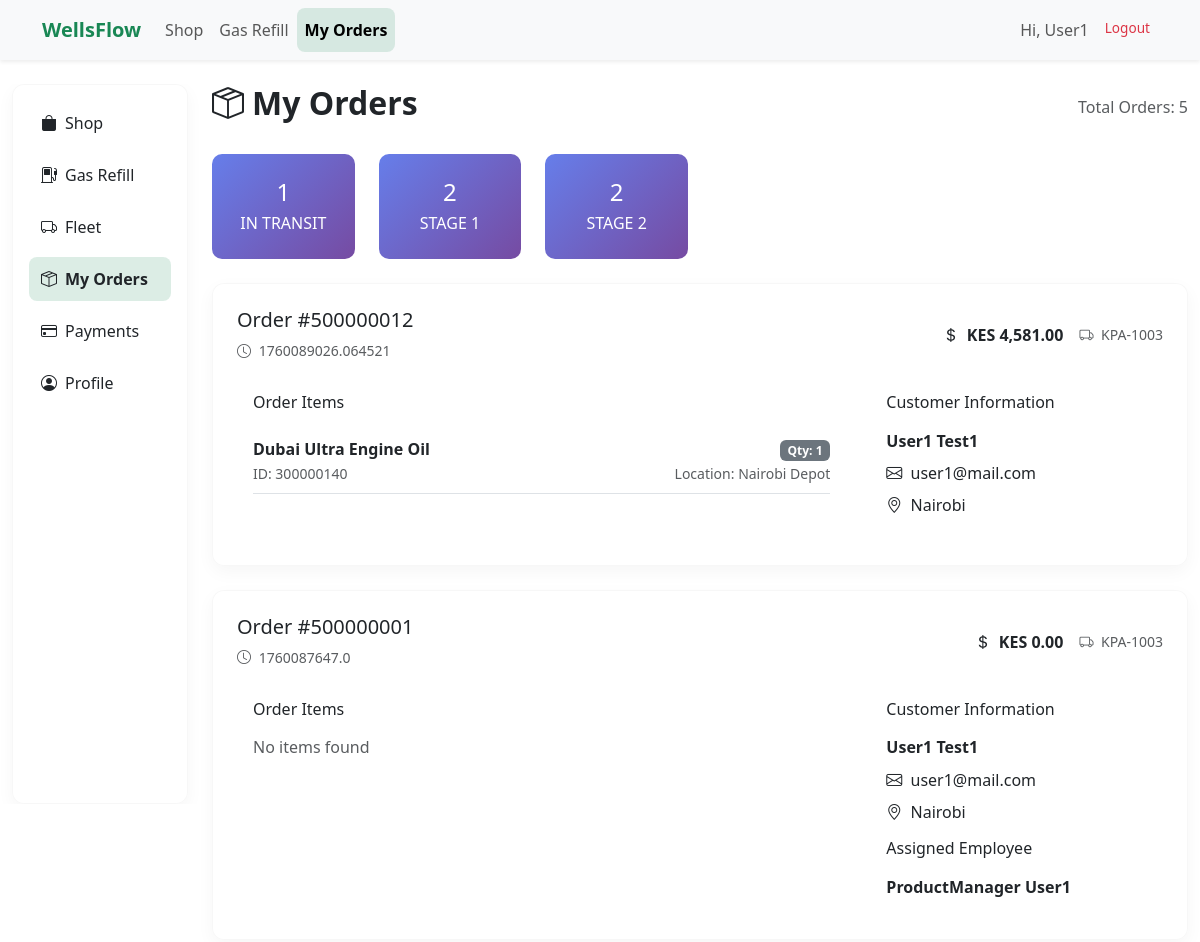
Before: /vieworders (signed in, upper part) with the older database file.
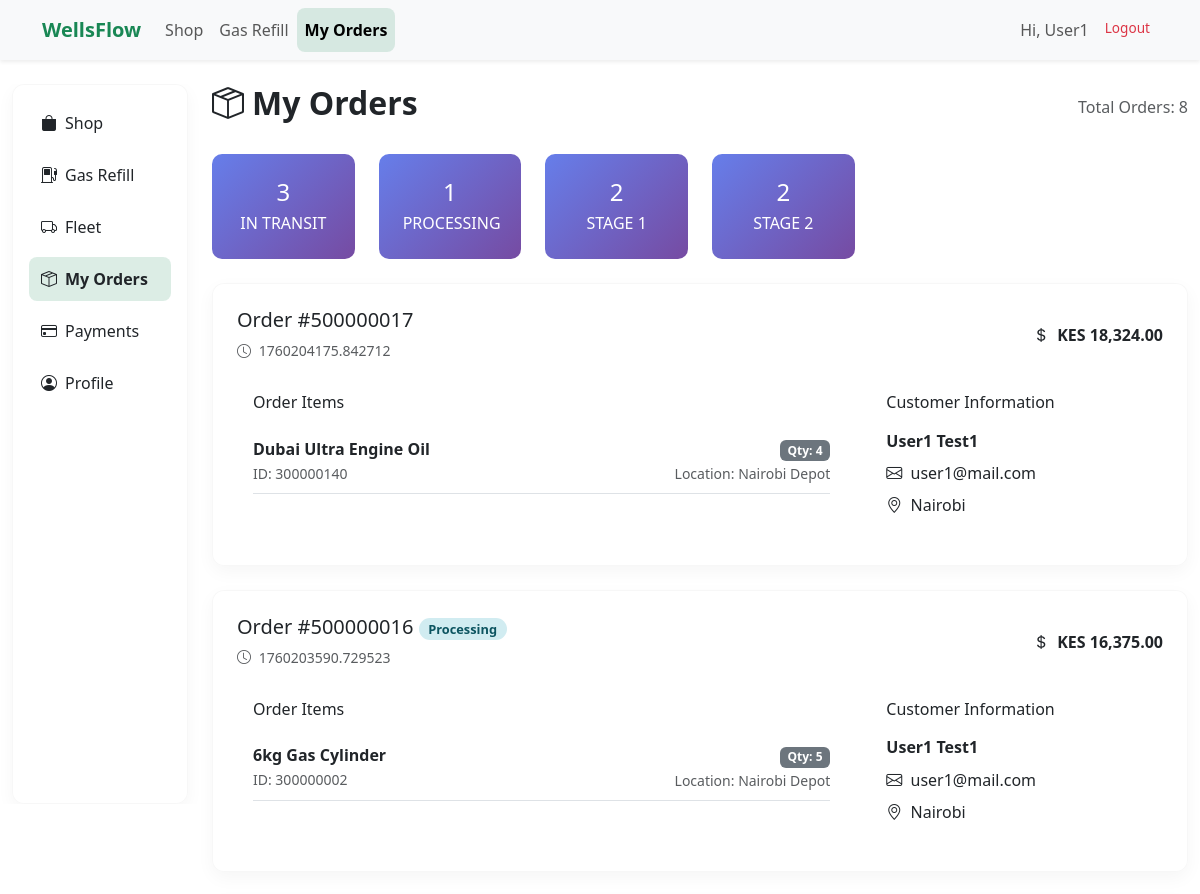
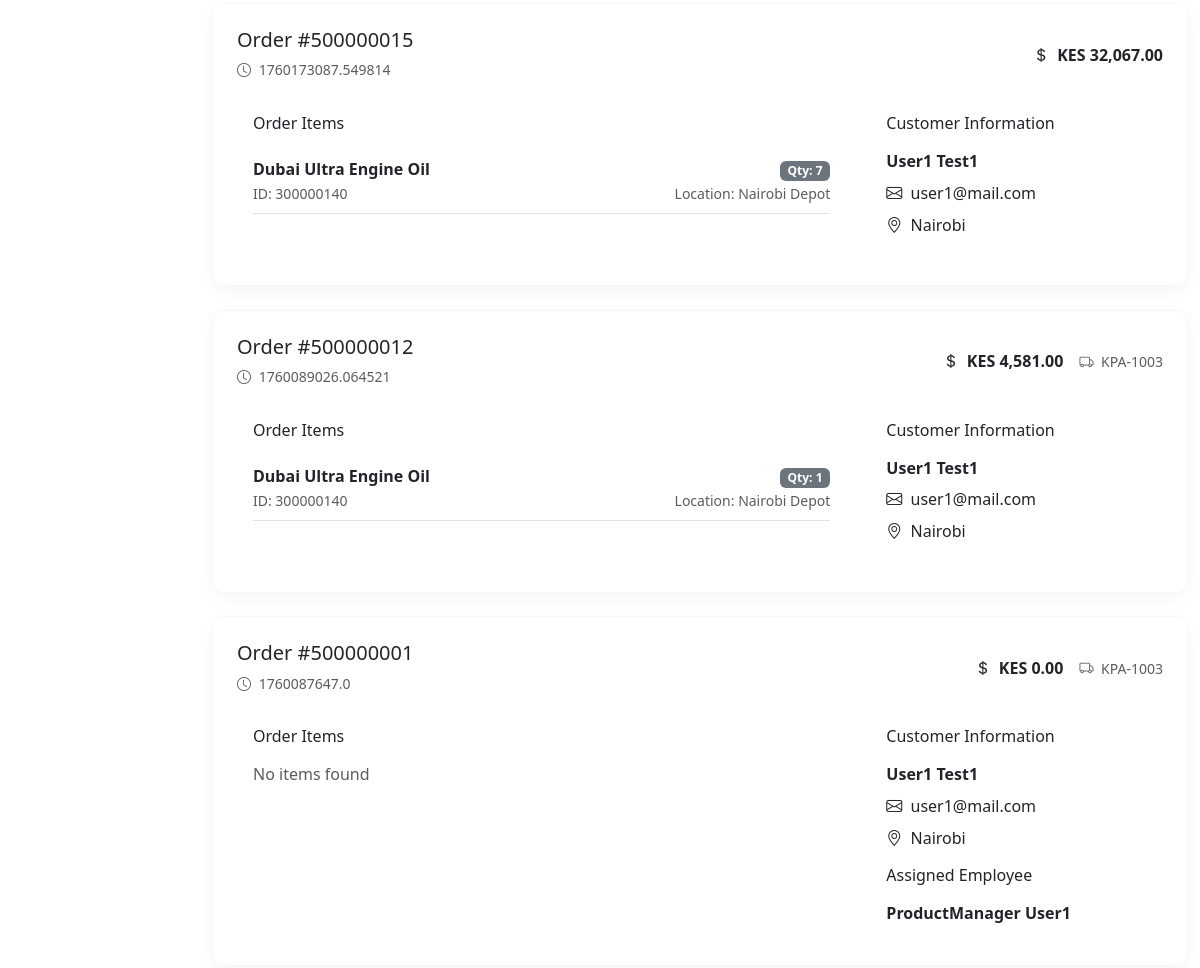
After: the same page with the newer database file (2 pictures, top to bottom).
### models.py (models this page shows, shortened)
class User(UserMixin, db.Model):
    __tablename__ = "Users"  # Match DB table
    id = db.Column(db.Integer, primary_key=True)
    fname = db.Column(db.String(50))
    lname = db.Column(db.String(50))
    email = db.Column(db.String(120), unique=True, nullable=False)
    phone = db.Column(db.String(15))
    password_hash = db.Column(db.String(128))
    role = db.Column(db.String(50), default="customer")

class Order(db.Model):
    __tablename__ = "Orders"  # ✅ match DB
    id = db.Column(db.Integer, primary_key=True)
    customer_id = db.Column(db.Integer, db.ForeignKey("Users.id"))
    product_id = db.Column(db.Integer, db.ForeignKey("Products.id"))
    status = db.Column(db.String(50), default="Received")

class Fleet(db.Model):
    __tablename__ = "Fleet"  # ✅ match DB
    id = db.Column(db.Integer, primary_key=True)
    name = db.Column(db.String(80), nullable=False)         # e.g., "Truck A"
    reg_no = db.Column(db.String(30), unique=True)          # e.g., "KAA 123A"
    category = db.Column(db.String(50))                     # e.g., Tanker, Trailer, Small Truck
    status = db.Column(db.String(30), default="available")  # available, in transit, service

class Product(db.Model):
    __tablename__ = "Products"  # ✅ match actual DB table
    id = db.Column(db.Integer, primary_key=True)
    name = db.Column(db.String(100), nullable=False)
    category = db.Column(db.String(50))
    price = db.Column(db.Float)
    stock = db.Column(db.Integer)

### tables this page shows
CREATE TABLE `Employees` (
    `employee_id` INTEGER PRIMARY KEY NOT NULL UNIQUE,
    `first_name` TEXT NOT NULL,
    `last_name` TEXT NOT NULL,
    `phone_number` INTEGER NOT NULL,
    `email` TEXT NOT NULL UNIQUE,
    `password` TEXT NOT NULL,
    `otp` TEXT NOT NULL,
    `otp_timestamp` REAL NOT NULL,
    `location` TEXT NOT NULL,
    `role` TEXT NOT NULL DEFAULT 'Customer',
    `status` TEXT NOT NULL DEFAULT 'Inactive',
    `last_login` REAL NOT NULL
);

### app.py (the view)
@app.route("/vieworders")
@login_required
def vieworders():
    conn = sqlite3.connect(shopfleetdb)
    conn.row_factory = sqlite3.Row
    cursor = conn.cursor()
    current_user_id = current_user.user_id
    cursor.execute("""
        SELECT o.*,
               u.first_name as customer_first_name,
               u.last_name as customer_last_name,
               u.email as customer_email,
               u.location as customer_location,
               e.first_name as employee_first_name,
               e.last_name as employee_last_name,
               f.registration_number as fleet_registration,
               c.status as cart_status
        FROM Orders o
        LEFT JOIN Cart c ON o.cart_id = c.cart_id
        LEFT JOIN Users u ON c.user_id = u.user_id
        LEFT JOIN Employees e ON o.employee_id = e.employee_id
        LEFT JOIN Fleet f ON o.fleet_id = f.fleet_id
        WHERE c.user_id = ?
        ORDER BY o.order_timestamp DESC
    """, (current_user_id,))
    orders = cursor.fetchall()
    processed_orders = []
    for order in orders:
        order_dict = dict(order)
        cart_status = order_dict.get('cart_status', '')
        parsed_items = []
        if 'Order_Items:' in cart_status:
            try:
                cart_details_str = cart_status.split('Order_Items:')[1]
                items = cart_details_str.split('; ')
                for item in items:
                    parsed_item = {
                        'name': 'Unknown',
                        'id': 'Unknown',
                        'quantity': '1',
                        'location': 'Unknown'
                    }
                    try:
                        if ' (ID: ' in item:
                            name_part = item.split(' (ID: ')[0]
                            parsed_item['name'] = name_part
                        if ' (ID: ' in item and ') x' in item:
                            id_part = item.split(' (ID: ')[1].split(') x')[0]
                            parsed_item['id'] = id_part
                        if ') x' in item and ' - Location: ' in item:
                            qty_loc_part = item.split(') x')[1]
                            if ' - Location: ' in qty_loc_part:
                                qty_part = qty_loc_part.split(' - Location: ')[0]
                                loc_part = qty_loc_part.split(' - Location: ')[1]
                                parsed_item['quantity'] = qty_part
                                parsed_item['location'] = loc_part
                            else:
                                parsed_item['quantity'] = qty_loc_part
                    except:
                        parsed_item['name'] = item
                    parsed_items.append(parsed_item)
            except:
                pass
        total_amount = 0
        for item in parsed_items:
            if item['id'] != 'Unknown' and str(item['id']).isdigit():
                try:
                    cursor.execute("""
                        SELECT retail_price FROM Products
                        WHERE product_id = ?
                    """, (int(item['id']),))
                    product = cursor.fetchone()
                    if product:
                        retail_price = product['retail_price']
                        quantity = int(item['quantity']) if str(item['quantity']).isdigit() else 1
                        total_amount += retail_price * quantity
                except ValueError:
                    continue
        order_dict['parsed_items'] = parsed_items
        order_dict['total_amount'] = total_amount
        processed_orders.append(order_dict)
    cursor.execute("""
        SELECT o.status, COUNT(*) as count
        FROM Orders o
        LEFT JOIN Cart c ON o.cart_id = c.cart_id
        WHERE c.user_id = ?
        GROUP BY o.status
    """, (current_user_id,))
    status_counts = cursor.fetchall()
    cursor.execute("""
        SELECT COUNT(*) as total
        FROM Orders o
        LEFT JOIN Cart c ON o.cart_id = c.cart_id
        WHERE c.user_id = ?
    """, (current_user_id,))
    total_orders = cursor.fetchone()['total']
    conn.close()
    return render_template("fleet/fleet_extend/customers/vieworders.html",
                           orders=processed_orders,
                           status_counts=status_counts,
                           current_filter=None,  # No filter for user view
                           total_orders=total_orders)

### app.py (called while the page is built, shortened)
@login_manager.user_loader
def load_user(user_id):
    conn = sqlite3.connect(shopfleetdb)
    conn.row_factory = sqlite3.Row
    cursor = conn.cursor()
    cursor.execute(
        "SELECT user_id, first_name, last_name, email, 'customer' as role FROM Users WHERE user_id = ?",
        (user_id,),
    )
    row = cursor.fetchone()
    if row:
        conn.close()
        return UserObject(row['user_id'], row['first_name'], row['last_name'], row['email'], row['role'])

### user_object.py (called while the page is built)
    @property
    def fname(self):
        if self.role != 'customer' and self.username:
            return self.username
        return self.first_name

### templates/fleet/fleet_extend/customers/vieworders.html (shortened to what this page needs)
<!DOCTYPE html>
<html lang="en">
<head>
  <link href="https://cdn.jsdelivr.net/npm/bootstrap@5.3.0/dist/css/bootstrap.min.css" rel="stylesheet"/>
  <link href="{{ url_for('static', filename='css/styles.css') }}" rel="stylesheet">
  <link rel="stylesheet" href="https://cdn.jsdelivr.net/npm/bootstrap-icons@1.10.5/font/bootstrap-icons.css">
</head>
<body>
<nav class="navbar navbar-expand-lg navbar-light bg-light shadow-sm">
  <div class="container">
    <a class="navbar-brand text-success fw-bold" href="/">WellsFlow</a>
    <div class="collapse navbar-collapse" id="navbarNav">
      <ul class="navbar-nav me-auto">
        {% if current_user.is_authenticated %}
          {% if current_user.role == 'customer' %}
            <li class="nav-item"><a class="nav-link" href="{{ url_for('shop.shop_home') }}">Shop</a></li>
            <li class="nav-item"><a class="nav-link" href="{{ url_for('gasrefill.gas_refill_form') }}">Gas Refill</a></li>
            <li class="nav-item"><a class="nav-link active" href="{{ url_for('vieworders') }}">My Orders</a></li>
          {% endif %}
        {% else %}
          <li class="nav-item"><a class="nav-link" href="{{ url_for('shop.shop_home') }}">Shop</a></li>
          <li class="nav-item"><a class="nav-link" href="{{ url_for('gasrefill.gas_refill_form') }}">Gas Refill</a></li>
          <li class="nav-item"><a class="nav-link" href="{{ url_for('fleet.fleet_home') }}">Fleet</a></li>
        {% endif %}
      </ul>
      <ul class="navbar-nav">
        {% if current_user.is_authenticated %}
          <li class="nav-item">
            <span class="nav-link">Hi, {{ current_user.fname }}{% if current_user.role != 'customer' %} ({{ current_user.role }}){% endif %}</span>
          </li>
          <li class="nav-item">
            <a class="nav-link text-danger" href="{{ url_for('auth.logout') }}">Logout</a>
          </li>
        {% endif %}
      </ul>
    </div>
  </div>
</nav>
<div class="container-fluid mt-4">
  <div class="row">
    <div class="col-lg-2 d-none d-lg-block sidebar-container">
      <div class="glass-card p-3 h-100 sidebar-content">
        <ul class="nav flex-column">
          <li class="nav-item mb-2"><a href="{{ url_for('shop.shop_home') }}" class="nav-link text-dark"><i class="bi bi-bag-fill me-2"></i>Shop</a></li>
          <li class="nav-item mb-2"><a href="{{ url_for('gasrefill.gas_refill_form') }}" class="nav-link text-dark"><i class="bi bi-fuel-pump me-2"></i>Gas Refill</a></li>
          <li class="nav-item mb-2"><a href="{{ url_for('fleet.fleet_home') }}" class="nav-link text-dark"><i class="bi bi-truck me-2"></i>Fleet</a></li>
          <li class="nav-item mb-2"><a href="{{ url_for('vieworders') }}" class="nav-link text-dark fw-bold"><i class="bi bi-box-seam me-2"></i>My Orders</a></li>
          <li class="nav-item mb-2"><a href="#" class="nav-link text-dark"><i class="bi bi-credit-card me-2"></i>Payments</a></li>
          <li class="nav-item mb-2"><a href="#" class="nav-link text-dark"><i class="bi bi-person-circle me-2"></i>Profile</a></li>
        </ul>
      </div>
    </div>
    <div class="col-lg-10">
      <div class="d-flex justify-content-between align-items-center mb-4">
        <h2 class="fw-bold"><i class="bi bi-box-seam me-2"></i>My Orders</h2>
        <span class="text-muted">Total Orders: {{ total_orders }}</span>
      </div>
      {% if status_counts %}
      <div class="row mb-4">
        {% for status_count in status_counts %}
        <div class="col-md-2 col-sm-4">
          <div class="stats-card">
            <h4 class="mb-1">{{ status_count['count'] }}</h4>
            <p class="mb-0 text-uppercase">{{ status_count['status'] }}</p>
          </div>
        </div>
        {% endfor %}
      </div>
      {% endif %}
      {% if orders %}
        {% for order in orders %}
        <div class="order-card glass-card p-4">
        <div class="row align-items-center mb-3">
            <div class="col-md-6">
            <h5 class="mb-1">
                Order #{{ order['order_id'] }}
                <span class="badge status-badge status-{{ order['status'].lower().replace(' ', '') }}">
                {{ order['status'] }}
                </span>
            </h5>
            <small class="text-muted">
                <i class="bi bi-clock me-1"></i>
                {{ order['order_timestamp'] }}
            </small>
            </div>
            <div class="col-md-6 text-md-end">
            <div class="d-flex justify-content-md-end align-items-center gap-3">
                <span class="fw-bold">
                <i class="bi bi-currency-dollar me-1"></i>
                KES {{ "{:,.2f}".format(order['total_amount']) }}
                </span>
                {% if order['fleet_registration'] %}
                <span class="text-muted small">
                <i class="bi bi-truck me-1"></i>
                {{ order['fleet_registration'] }}
                </span>
                {% endif %}
            </div>
            </div>
        </div>
        <div class="row">
            <div class="col-md-8">
            <div class="card border-0">
                <div class="card-body p-3">
                <h6 class="card-title mb-3">Order Items</h6>
                <div class="item-list">
                    {% if order['parsed_items'] %}
                    {% for item in order['parsed_items'] %}
                    <div class="d-flex justify-content-between align-items-center py-2 border-bottom">
                        <div>
                        <strong>{{ item['name'] }}</strong>
                        <br>
                        <small class="text-muted">ID: {{ item['id'] }}</small>
                        </div>
                        <div class="text-end">
                        <span class="badge bg-secondary">Qty: {{ item['quantity'] }}</span>
                        {% if item['location'] != 'Unknown' %}
                        <br>
                        <small class="text-muted">Location: {{ item['location'] }}</small>
                        {% endif %}
                        </div>
                    </div>
                    {% endfor %}
                    {% else %}
                    <p class="text-muted mb-0">No items found</p>
                    {% endif %}
                </div>
                </div>
            </div>
            </div>
            <div class="col-md-4">
            <div class="card border-0">
                <div class="card-body p-3">
                <h6 class="card-title mb-3">Customer Information</h6>
                <div class="mb-2">
                    <strong>{{ order['customer_first_name'] }} {{ order['customer_last_name'] }}</strong>
                </div>
                <div class="mb-2">
                    <i class="bi bi-envelope me-1"></i>
                    {{ order['customer_email'] }}
                </div>
                <div class="mb-2">
                    <i class="bi bi-geo-alt me-1"></i>
                    {{ order['customer_location'] }}
                </div>
                {% if order['employee_first_name'] %}
                <div class="mt-3">
                    <h6 class="card-title mb-3">Assigned Employee</h6>
                    <div>
                    <strong>{{ order['employee_first_name'] }} {{ order['employee_last_name'] }}</strong>
                    </div>
                </div>
                {% endif %}
                </div>
            </div>
            </div>
        </div>
        </div>
        {% endfor %}
      {% endif %}
    </div>
  </div>
</div>
</body>
</html>

### static/css/styles.css (style rules this page uses)
.glass-card { background: rgba(255, 255, 255, 0.2); border-radius: 15px; box-shadow: 0 8px 32px rgba(31, 38, 135, 0.2); backdrop-filter: blur(12px); -webkit-backdrop-filter: blur(12px); border: 1px solid rgba(255, 255, 255, 0.18); transition: transform 0.2s ease, box-shadow 0.2s ease; }
.nav-link { border-radius: 8px; padding: 10px 12px; transition: background 0.2s ease; }
.nav-link:hover, .nav-link.active { background: rgba(25, 135, 84, 0.15); color: #198754; font-weight: 600; }
.text-danger { font-size: 0.85rem; color: #dc3545; }

### templates/fleet/fleet_extend/customers/vieworders.html (style rules this page uses)
.navbar { position: sticky; top: 0; z-index: 1000; box-shadow: 0 2px 10px rgba(0,0,0,0.1); }
.sidebar-container { position: sticky; top: 80px; height: calc(100vh - 80px); overflow: hidden; }
.sidebar-content { height: 100%; overflow-y: auto; }
.glass-card { background: rgba(255,255,255,0.85); border-radius: 12px; box-shadow: 0 6px 18px rgba(0,0,0,0.04); border: 1px solid rgba(0,0,0,0.03); }
.order-card { margin-bottom: 1.5rem; transition: transform 0.2s; }
.status-badge { font-size: 0.8rem; padding: 0.3rem 0.6rem; border-radius: 20px; }
.status-processing { background-color: #d1ecf1; color: #0c5460; }
.item-list { max-height: 200px; overflow-y: auto; }
.stats-card { background: linear-gradient(135deg, #667eea 0%, #764ba2 100%); color: white; border-radius: 10px; padding: 1.5rem; text-align: center; }

Changed rows visible on the page:
added Order: order_id "500000017", order_timestamp "1760204175.842712", total_amount "18,324.00", customer_first_name "User1", customer_last_name "Test1", customer_email "user1@mail.com", customer_location "Nairobi", Product (name "Dubai Ultra Engine Oil", id "300000140", quantity "4", location "Nairobi Depot")
added Order: order_id "500000016", status "Processing", order_timestamp "1760203590.729523", total_amount "16,375.00", customer_first_name "User1", customer_last_name "Test1", customer_email "user1@mail.com", customer_location "Nairobi"
now on this page (row unchanged): Product: name "6kg Gas Cylinder", id "300000002", quantity "5", location "Nairobi Depot", shown under "500000016"
added Order: order_id "500000015", order_timestamp "1760173087.549814", total_amount "32,067.00", customer_first_name "User1", customer_last_name "Test1", customer_email "user1@mail.com", customer_location "Nairobi", Product (name "Dubai Ultra Engine Oil", id "300000140", quantity "7", location "Nairobi Depot")
Other visible differences:
{{ total_orders }}: "5" → "8"
new list line: "3 IN TRANSIT"
new list line: "1 PROCESSING"
list line gone: "1 IN TRANSIT"
